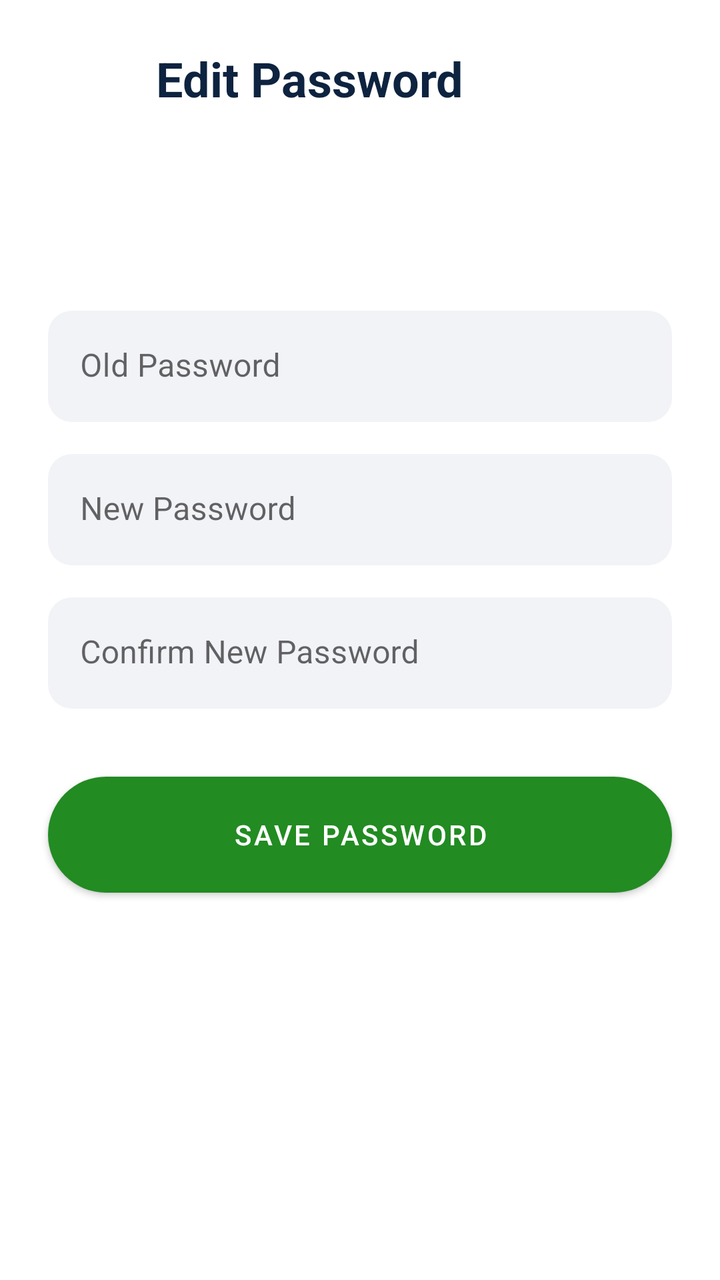
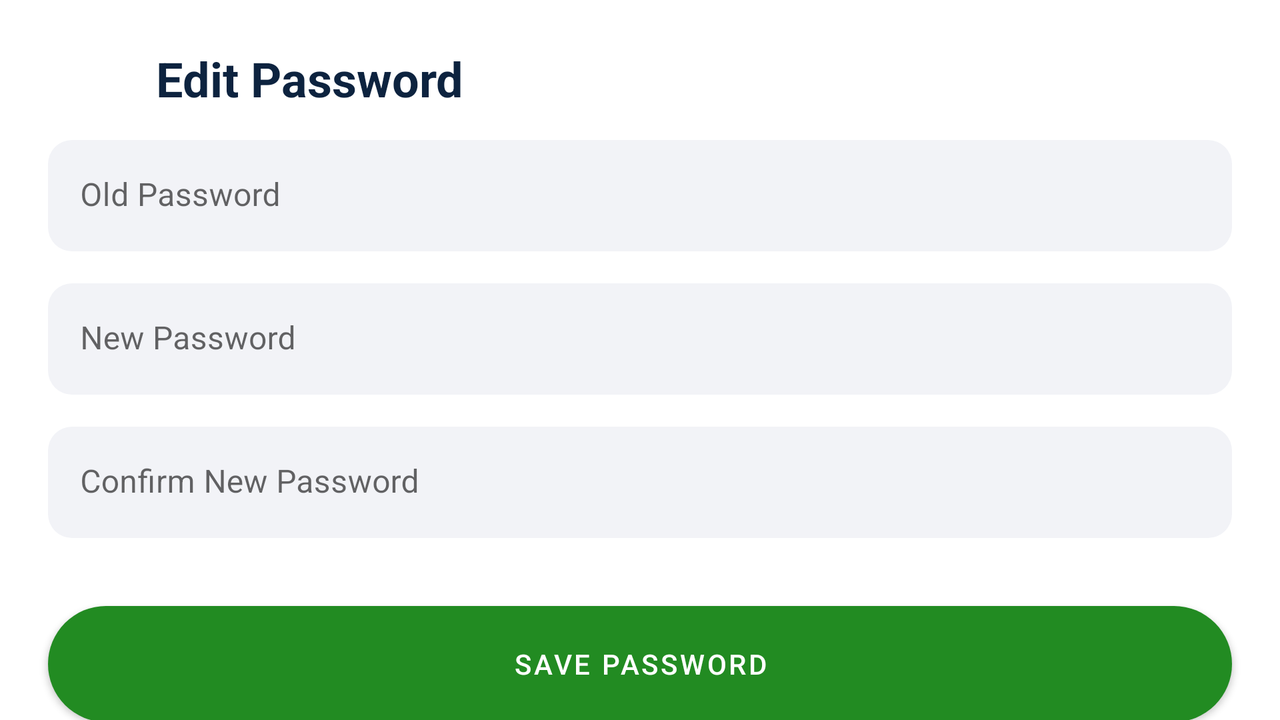

The same Android screen from two of the app's own layout files: first res/layout/ as a phone draws it, then the repository's variant for another configuration, drawn on a device whose configuration selects that folder. Both files follow.
<!-- AndroidManifest.xml: application theme Theme.Italiando -->
<!-- res/layout/activity_edit_password.xml -->
<?xml version="1.0" encoding="utf-8"?>
<androidx.constraintlayout.widget.ConstraintLayout
    xmlns:android="http://schemas.android.com/apk/res/android"
    xmlns:app="http://schemas.android.com/apk/res-auto"
    xmlns:tools="http://schemas.android.com/tools"
    android:layout_width="match_parent"
    android:layout_height="match_parent"
    tools:context=".EditPasswordActivity">

    <ImageView
        android:id="@+id/imageViewEditPassword"
        android:layout_width="30dp"
        android:layout_height="30dp"
        android:layout_marginStart="24dp"
        android:layout_marginTop="24dp"
        android:background="?selectableItemBackgroundBorderless"
        android:padding="4dp"
        app:layout_constraintStart_toStartOf="parent"
        app:layout_constraintTop_toTopOf="parent"
        app:srcCompat="@drawable/arrow"
        app:tint="@color/black" />

    <TextView
        android:id="@+id/textView"
        android:layout_width="wrap_content"
        android:layout_height="wrap_content"
        android:layout_marginStart="24dp"
        android:text="@string/edit_password"
        style="@style/titleTextStyle"
        app:layout_constraintBottom_toBottomOf="@+id/imageViewEditPassword"
        app:layout_constraintStart_toEndOf="@+id/imageViewEditPassword"
        app:layout_constraintTop_toTopOf="@+id/imageViewEditPassword" />


    <com.google.android.material.textfield.TextInputLayout
        android:id="@+id/textInputLayoutPassword"
        android:layout_width="0dp"
        android:layout_height="wrap_content"
        android:layout_marginStart="24dp"
        android:layout_marginTop="100dp"
        android:layout_marginEnd="24dp"
        app:layout_constraintEnd_toEndOf="parent"
        app:layout_constraintStart_toStartOf="parent"
        app:layout_constraintTop_toBottomOf="@+id/textView">

        <com.google.android.material.textfield.TextInputEditText
            android:id="@+id/tietPassword"
            android:layout_width="match_parent"
            android:layout_height="wrap_content"
            android:hint="@string/old_password"
            android:imeOptions="actionNext"
            android:inputType="textPassword"
            android:singleLine="true" />
    </com.google.android.material.textfield.TextInputLayout>

    <com.google.android.material.textfield.TextInputLayout
        android:id="@+id/textInputLayoutPasswordNewPassword"
        android:layout_width="0dp"
        android:layout_height="wrap_content"
        android:layout_marginStart="24dp"
        android:layout_marginTop="16dp"
        android:layout_marginEnd="24dp"
        app:layout_constraintEnd_toEndOf="parent"
        app:layout_constraintStart_toStartOf="parent"
        app:layout_constraintTop_toBottomOf="@+id/textInputLayoutPassword">

        <com.google.android.material.textfield.TextInputEditText
            android:id="@+id/tietPasswordNewPass"
            android:layout_width="match_parent"
            android:layout_height="wrap_content"
            android:hint="@string/new_password"
            android:imeOptions="actionNext"
            android:inputType="textPassword"
            android:singleLine="true" />
    </com.google.android.material.textfield.TextInputLayout>

    <com.google.android.material.textfield.TextInputLayout
        android:id="@+id/textInputLayoutPasswordConfirmNewPass"
        android:layout_width="0dp"
        android:layout_height="wrap_content"
        android:layout_marginStart="24dp"
        android:layout_marginTop="16dp"
        android:layout_marginEnd="24dp"
        app:layout_constraintEnd_toEndOf="parent"
        app:layout_constraintStart_toStartOf="parent"
        app:layout_constraintTop_toBottomOf="@+id/textInputLayoutPasswordNewPassword">

        <com.google.android.material.textfield.TextInputEditText
            android:id="@+id/tietPasswordConfirmNewPass"
            android:layout_width="match_parent"
            android:layout_height="wrap_content"
            android:hint="@string/confirm_new_password"
            android:imeOptions="actionDone"
            android:inputType="textPassword"
            android:singleLine="true" />
    </com.google.android.material.textfield.TextInputLayout>

    <com.google.android.material.button.MaterialButton
        android:id="@+id/btnChangePassword"
        style="@style/btnStyle"
        android:layout_width="0dp"
        android:layout_marginTop="28dp"
        android:text="@string/save_password"
        app:layout_constraintEnd_toEndOf="@+id/textInputLayoutPasswordConfirmNewPass"
        app:layout_constraintHorizontal_bias="0.0"
        app:layout_constraintStart_toStartOf="@+id/textInputLayoutPasswordConfirmNewPass"
        app:layout_constraintTop_toBottomOf="@+id/textInputLayoutPasswordConfirmNewPass" />



</androidx.constraintlayout.widget.ConstraintLayout>
<!-- resources referenced by this layout -->
<resources>
  <color name="black">#0D233F</color>
  <string name="confirm_new_password">Confirm New Password</string>
  <string name="edit_password">Edit Password</string>
  <string name="new_password">New Password</string>
  <string name="old_password">Old Password</string>
  <string name="save_password">Save Password</string>
  <style name="btnStyle" parent="Widget.MaterialComponents.Button">
          <item name="backgroundTint">@color/green</item>
          <item name="cornerRadius">@dimen/btn_radius</item>
          <item name="android:layout_height">@dimen/btn_height</item>
      </style>
  <style name="titleTextStyle">
          <item name="android:textSize">24sp</item>
          <item name="android:textColor">@color/black</item>
          <item name="android:textStyle">bold</item>
      </style>
  <style name="Theme.Italiando" parent="Theme.MaterialComponents.DayNight.NoActionBar">
          
          <item name="colorPrimary">@color/green</item>
          <item name="colorPrimaryVariant">@color/green</item>
          <item name="colorOnPrimary">@color/white</item>
          
          <item name="android:statusBarColor" tools:targetApi="l">?attr/colorPrimaryVariant</item>
          
  
          <item name="textInputStyle">@style/editTextLayoutStyle</item>
      </style>
  <color name="green">#228b22</color>
  <dimen name="btn_radius">100dp</dimen>
  <dimen name="btn_height">70dp</dimen>
  <color name="white">#FFFFFFFF</color>
  <style name="editTextLayoutStyle" parent="Widget.MaterialComponents.TextInputLayout.FilledBox">
          <item name="boxStrokeWidth">0dp</item>
          <item name="boxStrokeWidthFocused">0dp</item>
          <item name="boxBackgroundColor">@color/edit_text_bg</item>
          <item name="boxCornerRadiusTopStart">@dimen/edit_text_corner_radius</item>
          <item name="boxCornerRadiusTopEnd">@dimen/edit_text_corner_radius</item>
          <item name="boxCornerRadiusBottomStart">@dimen/edit_text_corner_radius</item>
          <item name="boxCornerRadiusBottomEnd">@dimen/edit_text_corner_radius</item>
      </style>
  <color name="edit_text_bg">#F2F3F7</color>
  <dimen name="edit_text_corner_radius">12dp</dimen>
</resources>
<!-- res/layout-land/activity_edit_password.xml (the repository's variant of the layout above) -->
<!-- drawn on the phone turned sideways -->
<?xml version="1.0" encoding="utf-8"?>
<androidx.constraintlayout.widget.ConstraintLayout
    xmlns:android="http://schemas.android.com/apk/res/android"
    xmlns:app="http://schemas.android.com/apk/res-auto"
    xmlns:tools="http://schemas.android.com/tools"
    android:layout_width="match_parent"
    android:layout_height="match_parent"
    tools:context=".EditPasswordActivity">

    <androidx.core.widget.NestedScrollView
        android:layout_width="match_parent"
        android:layout_height="match_parent">

        <androidx.constraintlayout.widget.ConstraintLayout
            android:layout_width="match_parent"
            android:layout_height="wrap_content">

            <ImageView
                android:id="@+id/imageViewEditPassword"
                android:layout_width="30dp"
                android:layout_height="30dp"
                android:layout_marginStart="24dp"
                android:layout_marginTop="24dp"
                android:background="?selectableItemBackgroundBorderless"
                android:padding="4dp"
                app:layout_constraintStart_toStartOf="parent"
                app:layout_constraintTop_toTopOf="parent"
                app:srcCompat="@drawable/arrow"
                app:tint="@color/black" />

            <TextView
                android:id="@+id/textView"
                android:layout_width="wrap_content"
                android:layout_height="wrap_content"
                android:layout_marginStart="24dp"
                android:text="@string/edit_password"
                style="@style/titleTextStyle"
                app:layout_constraintBottom_toBottomOf="@+id/imageViewEditPassword"
                app:layout_constraintStart_toEndOf="@+id/imageViewEditPassword"
                app:layout_constraintTop_toTopOf="@+id/imageViewEditPassword" />



            <com.google.android.material.textfield.TextInputLayout
                android:id="@+id/textInputLayoutPassword"
                android:layout_width="0dp"
                android:layout_height="wrap_content"
                android:layout_marginStart="24dp"
                android:layout_marginTop="70dp"
                android:layout_marginEnd="24dp"
                app:layout_constraintEnd_toEndOf="parent"
                app:layout_constraintStart_toStartOf="parent"
                app:layout_constraintTop_toTopOf="parent">

                <com.google.android.material.textfield.TextInputEditText
                    android:id="@+id/tietPassword"
                    android:layout_width="match_parent"
                    android:layout_height="wrap_content"
                    android:hint="@string/old_password"
                    android:imeOptions="actionNext"
                    android:inputType="textPassword"
                    android:singleLine="true" />
            </com.google.android.material.textfield.TextInputLayout>

            <com.google.android.material.textfield.TextInputLayout
                android:id="@+id/textInputLayoutPasswordNewPassword"
                android:layout_width="0dp"
                android:layout_height="wrap_content"
                android:layout_marginStart="24dp"
                android:layout_marginTop="16dp"
                android:layout_marginEnd="24dp"
                app:layout_constraintEnd_toEndOf="parent"
                app:layout_constraintStart_toStartOf="parent"
                app:layout_constraintTop_toBottomOf="@+id/textInputLayoutPassword">

                <com.google.android.material.textfield.TextInputEditText
                    android:id="@+id/tietPasswordNewPass"
                    android:layout_width="match_parent"
                    android:layout_height="wrap_content"
                    android:hint="@string/new_password"
                    android:imeOptions="actionNext"
                    android:inputType="textPassword"
                    android:singleLine="true" />
            </com.google.android.material.textfield.TextInputLayout>

            <com.google.android.material.textfield.TextInputLayout
                android:id="@+id/textInputLayoutPasswordConfirmNewPass"
                android:layout_width="0dp"
                android:layout_height="wrap_content"
                android:layout_marginStart="24dp"
                android:layout_marginTop="16dp"
                android:layout_marginEnd="24dp"
                app:layout_constraintEnd_toEndOf="parent"
                app:layout_constraintStart_toStartOf="parent"
                app:layout_constraintTop_toBottomOf="@+id/textInputLayoutPasswordNewPassword">

                <com.google.android.material.textfield.TextInputEditText
                    android:id="@+id/tietPasswordConfirmNewPass"
                    android:layout_width="match_parent"
                    android:layout_height="wrap_content"
                    android:hint="@string/confirm_new_password"
                    android:imeOptions="actionDone"
                    android:inputType="textPassword"
                    android:singleLine="true" />
            </com.google.android.material.textfield.TextInputLayout>

            <com.google.android.material.button.MaterialButton
                android:id="@+id/btnChangePassword"
                style="@style/btnStyle"
                android:layout_width="0dp"
                android:layout_marginTop="28dp"
                android:text="@string/save_password"
                app:layout_constraintEnd_toEndOf="@+id/textInputLayoutPasswordConfirmNewPass"
                app:layout_constraintHorizontal_bias="0.0"
                app:layout_constraintStart_toStartOf="@+id/textInputLayoutPasswordConfirmNewPass"
                app:layout_constraintTop_toBottomOf="@+id/textInputLayoutPasswordConfirmNewPass" />

        </androidx.constraintlayout.widget.ConstraintLayout>

    </androidx.core.widget.NestedScrollView>



</androidx.constraintlayout.widget.ConstraintLayout>
